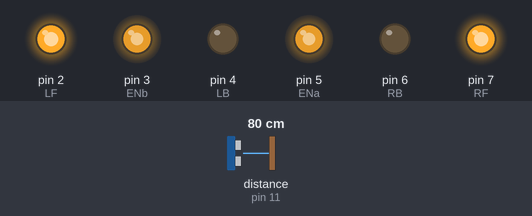
A sketch run on a simulated Arduino Uno, built with avr-gcc and run on an emulated ATmega328P. Shown: output pins drawn as LEDs (lit = HIGH). The test bench sets the inputs (shaded band); at power-on: distance to the obstacle (sensor on pin 11) 80 cm. The echo pulse lasts 58.3 µs per cm.

Above: at 1.2 s.
1.3 s: distance to the obstacle (sensor on pin 11) set to 2 cm
At 2.5 s:
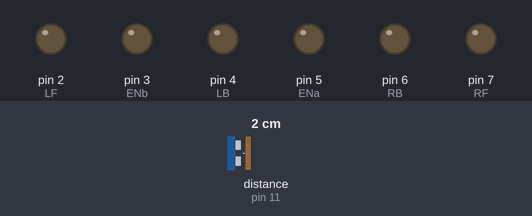
2.8 s: distance to the obstacle (sensor on pin 11) set to 4 cm
4.3 s: distance to the obstacle (sensor on pin 11) set to 7 cm
At 4.9 s:
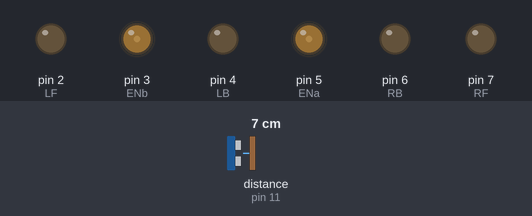
5.8 s: distance to the obstacle (sensor on pin 11) set to 9 cm
At 6.6 s:
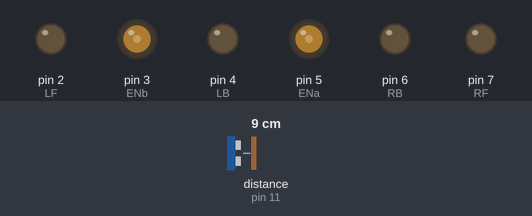
7.3 s: distance to the obstacle (sensor on pin 11) set to 18 cm
At 7.9 s:
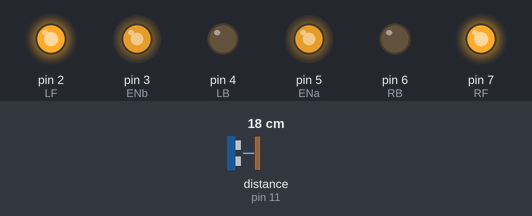
8.8 s: distance to the obstacle (sensor on pin 11) set to 195 cm
10.3 s: distance to the obstacle (sensor on pin 11) set to 205 cm
At 11.4 s:
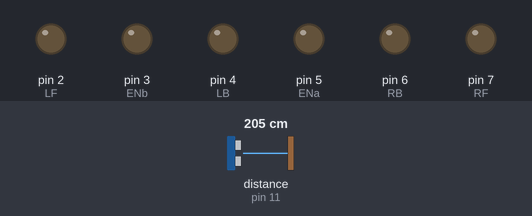
Timing chart, 0 to 12.8 s (numbered marks = the images above; inputs shaded):
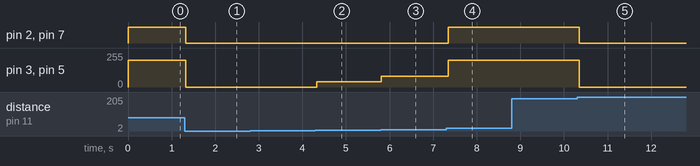

The sketch:

Go-safe.ino
```cpp
#include <NewPing.h>

#define TRIGGER_PIN  12
#define ECHO_PIN 11
#define MAX_DISTANCE 200

#define MAX_SPEED 200

const int ENa = 5;
const int ENb = 3;
const int LF = 2;
const int LB = 4;
const int RF = 7;
const int RB = 6;

NewPing sonar(TRIGGER_PIN, ECHO_PIN, MAX_DISTANCE);

boolean forward_movement = false;

void setup() {
  Serial.begin(9600);
  pinMode(LF, OUTPUT);
  pinMode(LB, OUTPUT);
  pinMode(RF, OUTPUT);
  pinMode(RB, OUTPUT);
  pinMode(ENa, OUTPUT);
  pinMode(ENb, OUTPUT);

}

void loop() {

  int distance = sonar.ping_cm();

  if (distance <= 5){
    halt();
  }
  else if(distance <= 15){
    int speed = map(distance, 5, 15, 0, MAX_SPEED);
    analogWrite(ENa, speed);
    analogWrite(ENb, speed);
  }
  else if (distance > 15){
    move_forward();
    analogWrite(ENa, MAX_SPEED);
    analogWrite(ENb, MAX_SPEED);
  }

  // move_forward();
  delay(50);
}

void move_forward(){
  if(!forward_movement){

    forward_movement = true;

    digitalWrite(LF, HIGH);
    digitalWrite(LB, LOW);
    digitalWrite(RF, HIGH);
    digitalWrite(RB, LOW);
  }
}

void move_backward(){
  forward_movement = false;

  digitalWrite(LF, LOW);
  digitalWrite(LB, HIGH);
  digitalWrite(RF, LOW);
  digitalWrite(RB, HIGH);

}


void halt(){

  forward_movement = false;
  analogWrite(ENa, 0);
  analogWrite(ENb, 0);
  digitalWrite(LF, LOW);
  digitalWrite(LB, LOW);
  digitalWrite(RF, LOW);
  digitalWrite(RB, LOW);
}


void turn_left(){
  digitalWrite(LF, HIGH);
  digitalWrite(LB, LOW);
  digitalWrite(RF, LOW);
  digitalWrite(RB, HIGH);

  delay(500);

  digitalWrite(LF, HIGH);
  digitalWrite(LB, LOW);
  digitalWrite(RF, LOW);
  digitalWrite(RB, HIGH);
}

void turn_right(){
  digitalWrite(LF, LOW);
  digitalWrite(LB, HIGH);
  digitalWrite(RF, HIGH);
  digitalWrite(RB, LOW);

  delay(500);

  digitalWrite(LF, LOW);
  digitalWrite(LB, HIGH);
  digitalWrite(RF, HIGH);
  digitalWrite(RB, LOW);
}
```

Measured:
- the behaviour switches between 200 and 201 cm on distance to the obstacle (sensor on pin 11) (found by bisection; images 4 and 5)
- after the input at 1.3 s, pin 2 (LF), pin 7 (RF): HIGH → LOW at once; pin 3 (ENb), pin 5 (ENa): 200/255 → 0/255 at once
- after the input at 2.8 s, every drawn part: stays the same
- after the input at 4.3 s, pin 3 (ENb), pin 5 (ENa): 0/255 → 40/255 at once
- after the input at 5.8 s, pin 3 (ENb), pin 5 (ENa): 40/255 → 80/255 at once
- after the input at 7.3 s, pin 2 (LF), pin 7 (RF): LOW → HIGH after 0.05 s; pin 3 (ENb), pin 5 (ENa): 80/255 → 200/255 after 0.05 s
- after the input at 8.8 s, every drawn part: stays the same
- after the input at 10.3 s, pin 2 (LF), pin 7 (RF): HIGH → LOW after 0.05 s; pin 3 (ENb), pin 5 (ENa): 200/255 → 0/255 after 0.05 s
